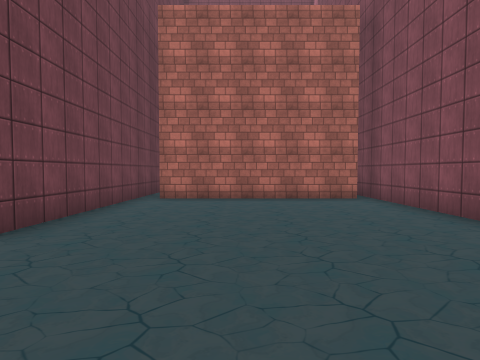
[1] (above)

22 first-person views from a walk through a scene from a Unity 3-D project. The camera is 1.5 m above the floor, tilts 2° down and sees 85° across. The floor is counted in squares, 2 m on a side. Each view is taken from the middle of a square. On the plan, view 1 faces up. The plan holds only what a view shows up to about 9 squares ahead; the rest is blank. The place goes on beyond the plan. Some animated figures are left out. Some surface patterns are stand-ins.

[2]
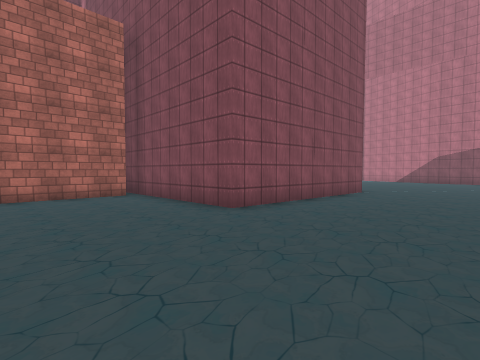

[3]
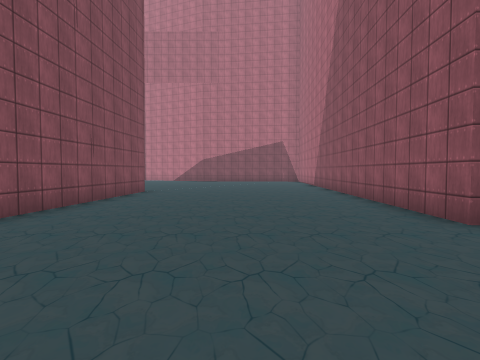

[4]
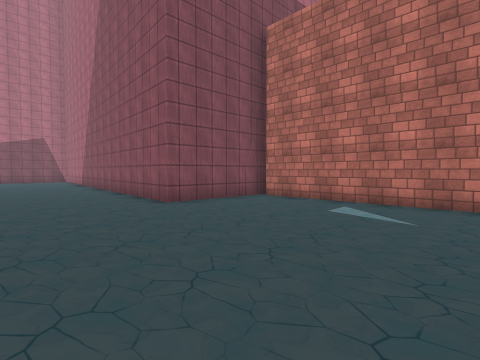

[5]
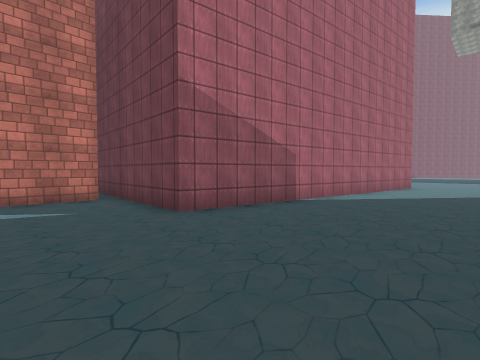

[6]
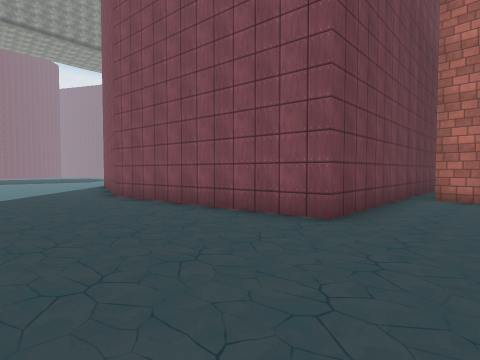

[7]
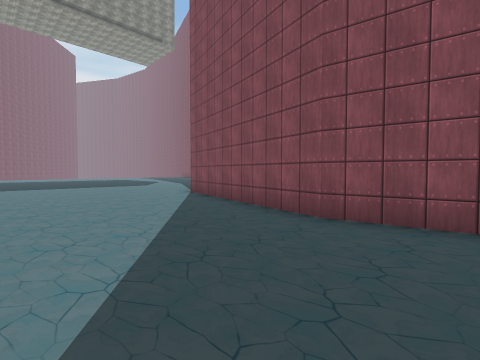

[8]
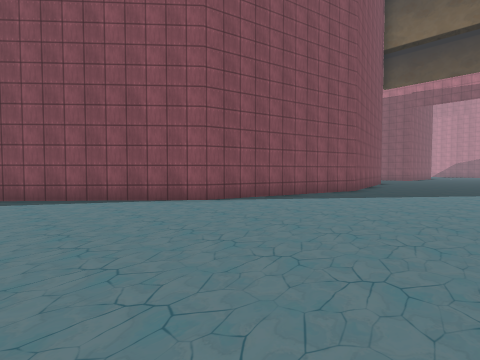

[9]
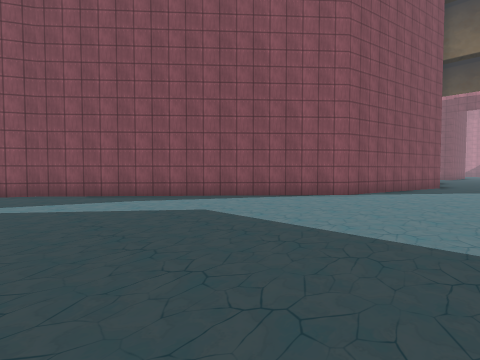

[10]
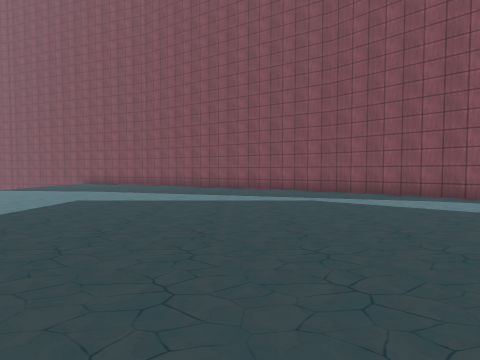

[11]
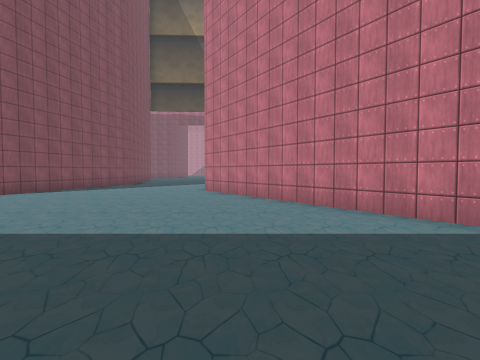

[12]
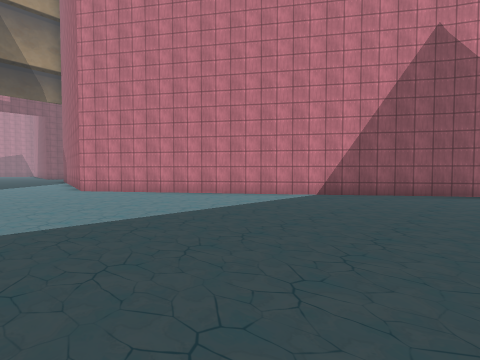

[13]
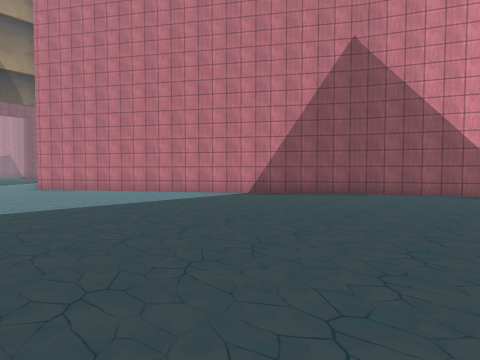

[14]
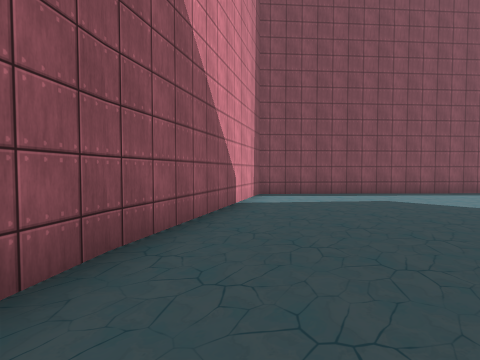

[15]
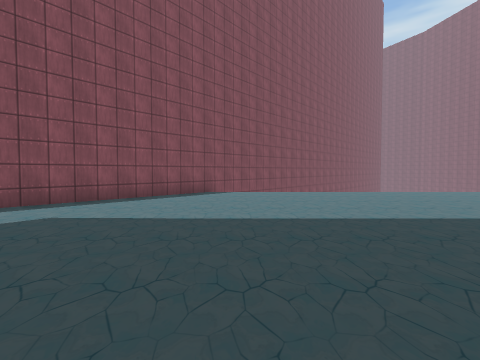

[16]
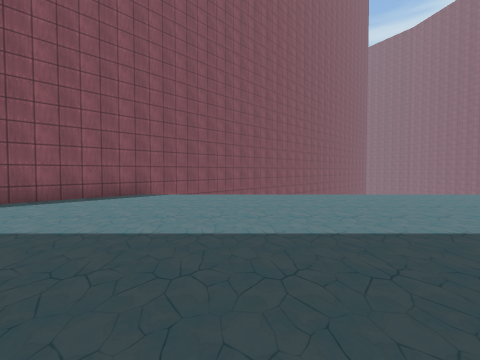

[17]
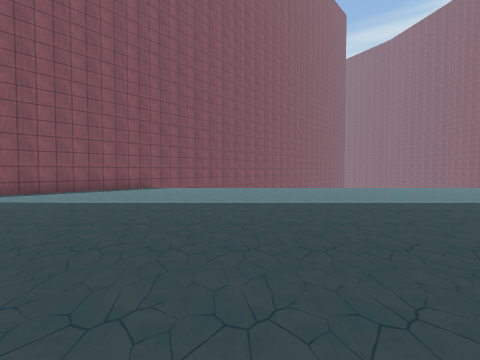

[18]
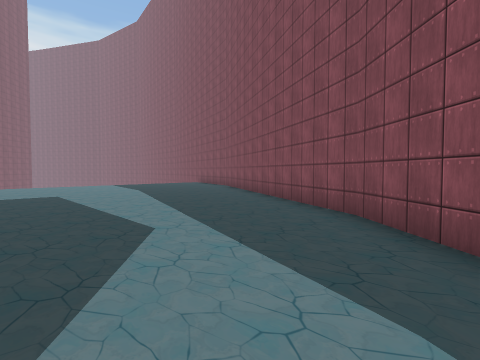

[19]
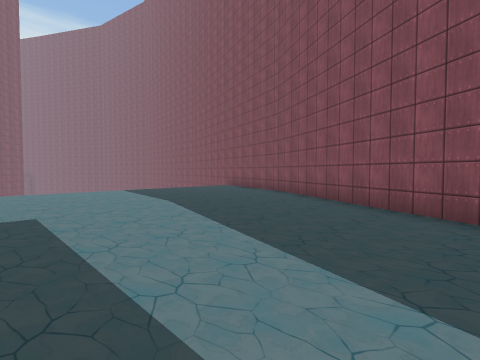

[20]
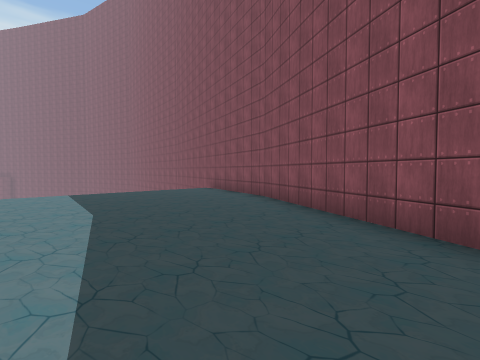

[21]
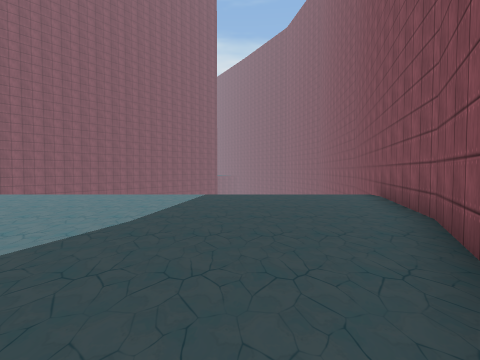

[22]
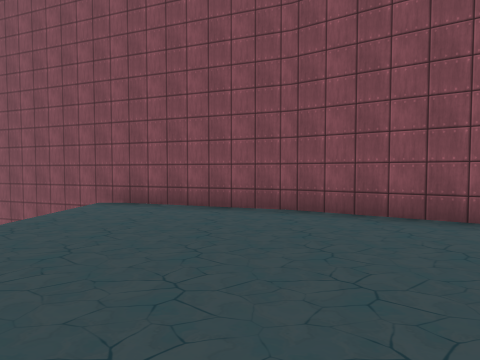

### Floor plan
Points are (right, up) in squares from view 1. A wall is a line through its corners. A room is listed if a view was taken in it or the views show most of it. See-through windows are left out.
Room 1 (views 1, 2, 3, 4, 5, 6, 7, 8, 9, 10, 11, 12, 13, 14, 15, 16, 17, 18, 19, 20, 21, 22)
walls: (-9.6, -3.2) (-2.6, -4.2) (-2.8, -8.9); (-22.9, -9.6) (-14, -3.3); (-2.8, 8) (-2.9, 2.8) (-9, 1.9) (-14.9, 3.4) (-21.7, 9.5) (-30, 14) (-35.5, 15.7); (-2.2, -7.3) (3.2, -7.3); (-35, -6.5) (-28.3, -12.4) (-22.8, -9.5); (3.2, 7.1) (-2.3, 7.1); (3.5, -7.7) (3.5, -4.2) (9, -4.5); (9.3, 2.4) (3.6, 2.8) (3.6, 7.9)

Where each view was taken, in squares from view 1:
view 1: 0 up, 0 right, facing up
view 2: 1 down, 0 right, facing up-right
view 3: 1 down, 0 right, facing right
view 4: 1 down, 2 left, facing down-right
view 5: 0 up, 0 right, facing down-left
view 6: 1 down, 1 left, facing up-left
view 7: 2 down, 7 left, facing up-left
view 8: 2 down, 19 left, facing up-right
view 9: 0 up, 23 left, facing up-right
view 10: 0 up, 25 left, facing up
view 11: 4 down, 23 left, facing right
view 12: 0 up, 24 left, facing down-right
view 13: 1 down, 26 left, facing down-right
view 14: 7 down, 22 left, facing down-left
view 15: 6 down, 25 left, facing left
view 16: 4 down, 26 left, facing left
view 17: 3 down, 23 left, facing left
view 18: 5 up, 20 left, facing up-left
view 19: 6 up, 24 left, facing up-left
view 20: 8 up, 25 left, facing up-left
view 21: 11 up, 26 left, facing left
view 22: 9 up, 31 left, facing up
